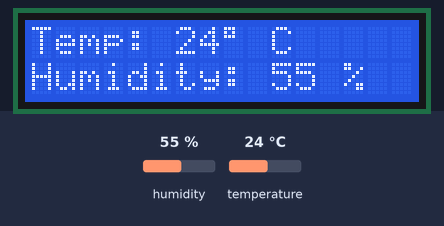
The program below on a simulated Raspberry Pi (BCM pin numbers). Shown: 16×2 character LCD. The test bench sets the inputs (shaded band); at power-on: humidity 55 %, temperature 24 °C. Library files of the repository ran but are not shown: dht11.py, i2c_lcd_driver.py.

Above: at 1.4 s.
1.5 s: humidity set to 22 %
At 2.9 s:
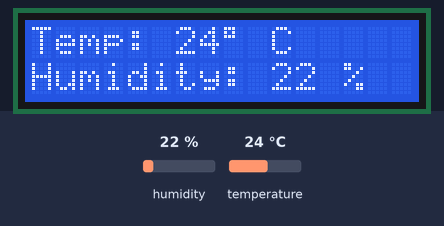
3.2 s: temperature set to 12 °C
At 3.8 s:
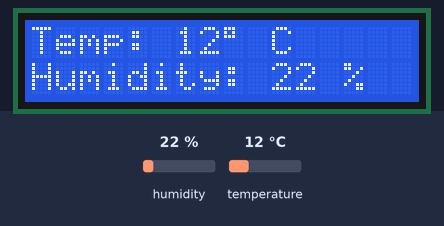
4.8 s: humidity set to 40 %
At 5.7 s:
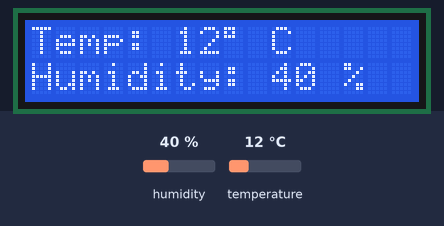
6.4 s: temperature set to 19 °C
At 7.8 s:
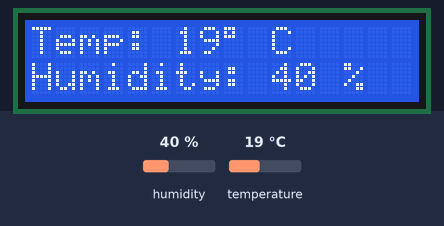
Timing chart, 0 to 9.0 s (numbered marks = the images above; inputs shaded):
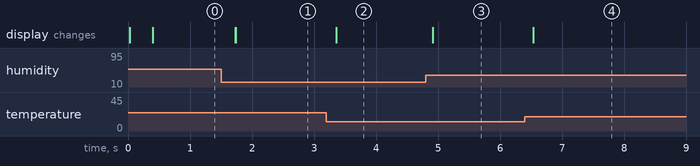

The program:

lcd_dht11.py
```python
import RPi.GPIO as GPIO
import dht11
import i2c_lcd_driver
import sys
from time import *

mylcd = i2c_lcd_driver.lcd()
mylcd.lcd_clear()

GPIO.setwarnings(False)
GPIO.setmode(GPIO.BCM)
GPIO.cleanup()

while True:

  instance = dht11.DHT11(pin = 17)
  result = instance.read()

# Uncomment for Fahrenheit:
# result.temperature = (result.temperature * 1.8) + 32

  if result.is_valid():
   # mylcd.lcd_clear()
    mylcd.lcd_display_string("Temp: %d%s C" % (result.temperature, chr(223)), 1)
    mylcd.lcd_display_string("Humidity: %d %%" % result.humidity, 2)
```

Measured:
- after the input at 1.5 s, the display: first changes after 0.23 s (image 1 shows a later state)
- after the input at 3.2 s, the display: first changes after 0.16 s (image 2 shows a later state)
- after the input at 4.8 s, the display: first changes after 0.11 s (image 3 shows a later state)
- after the input at 6.4 s, the display: changes after 0.14 s (image 4)
